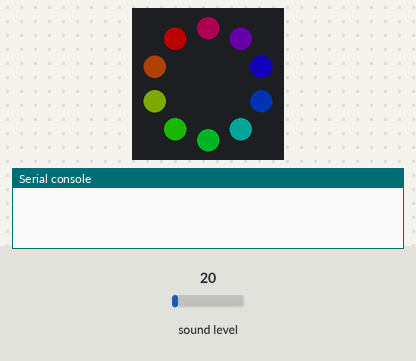
A program run on a simulated Circuit Playground running CircuitPython. Shown: the board's ring of 10 RGB LEDs (number 0 left of the top, counting anticlockwise), the last lines printed to the serial console. The test bench sets the inputs (shaded band); at power-on: sound level 20. Dim RGB values are drawn brighter than linear.

Above: at 0.8 s.
4.0 s: sound level set to 64
At 5.2 s:
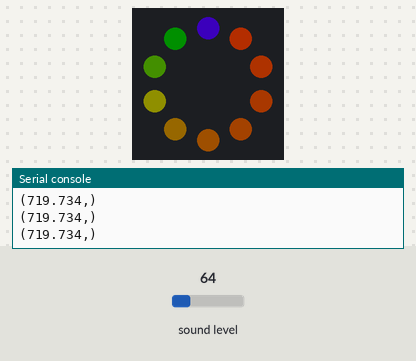
5.5 s: sound level set to 5
At 6.0 s:
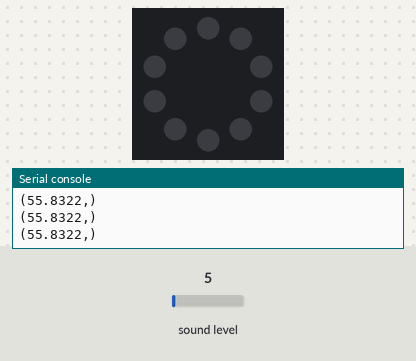
7.0 s: sound level set to 128
At 7.5 s:
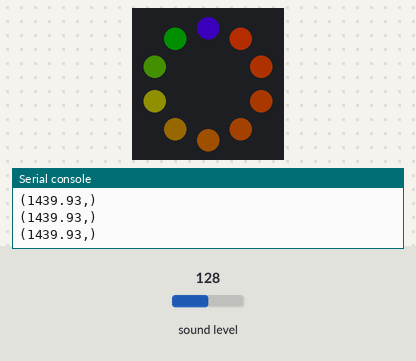
Timing chart, 0 to 10.0 s (numbered marks = the images above; inputs shaded):
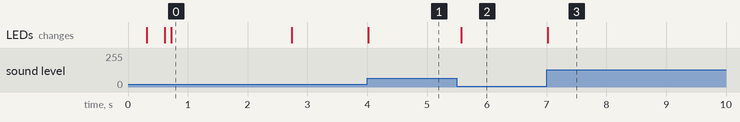

The program:

SoundReactiveLights.py
```python
"""This example lights up the NeoPixels with a rainbow swirl."""

import time
from rainbowio import colorwheel
import array
import math
import board
import audiobusio
from adafruit_circuitplayground import cp

def constrain(value, floor, ceiling):
    return max(floor, min(value, ceiling))


def log_scale(input_value, input_min, input_max, output_min, output_max):
    normalized_input_value = (input_value - input_min) / (input_max - input_min)
    return output_min + math.pow(normalized_input_value, 0.630957) * (
        output_max - output_min
    )


def normalized_rms(values):
    minbuf = int(sum(values) / len(values))
    return math.sqrt(
        sum(float(sample - minbuf) * (sample - minbuf) for sample in values)
        / len(values)
    )


def rainbow_cycle(wait):

    for j in range(255):

        for i in range(cp.pixels.n):

            idx = int((i * 256 / len(cp.pixels)) + j)

            cp.pixels[i] = colorwheel(idx & 255)

        cp.pixels.show()

        time.sleep(wait)


cp.pixels.auto_write = False

cp.pixels.brightness = 0.3

mic = audiobusio.PDMIn(
    board.MICROPHONE_CLOCK, board.MICROPHONE_DATA, sample_rate=16000, bit_depth=16
)

samples = array.array("H", [0] * 160)
mic.record(samples, len(samples))
input_floor = normalized_rms(samples) + 10

# Lower number means more sensitive - more LEDs will light up with less sound.
sensitivity = 500
input_ceiling = input_floor + sensitivity

peak = 0

rainbow_cycle(0.001)  # rainbowcycle with 1ms delay per step

time.sleep(2)

while True:
    mic.record(samples, len(samples))
    magnitude = normalized_rms(samples)
    print((magnitude,))

    c = log_scale(
        constrain(magnitude, input_floor, input_ceiling),
        input_floor,
        input_ceiling,
        0,
        10,
    )

    cp.pixels.fill((0, 0, 0))
    for i in range(10):
        if i < c:
            cp.pixels[i] = (i * (255 // 10), 50, 0)
        if c >= peak:
            peak = min(c, 10 - 1)
        elif peak > 0:
            peak = peak - 1
        if peak > 0:
            cp.pixels[int(peak)] = (80, 0, 255)
    cp.pixels.show()
```

Measured:
- after the input at 4.0 s, the LEDs: change at once (image 1)
- after the input at 5.5 s, the LEDs: change after 0.07 s (image 2)
- after the input at 7.0 s, the LEDs: change at once (image 3)
- what the display in image 0 shows lasts 2.0 s, from 0.7 s to 2.7 s
